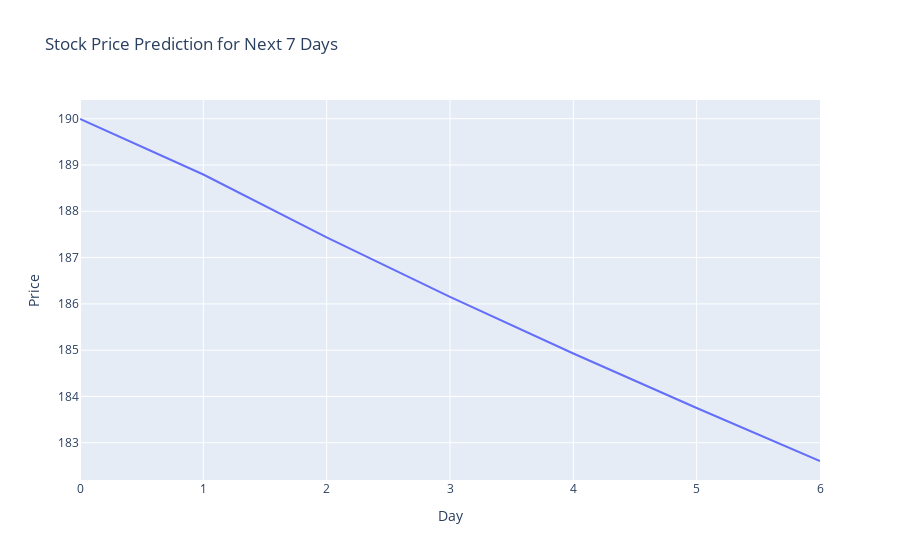

Here is the notebook cell this chart was saved with:
### Markdown cell above
The model is designed to predict stock prices for the next n days (Type 2 forecasting), focusing on short- to mid-term trends.

### Code cell
# Predict the next n days
n_days = 7
x_input = test_data[-time_step:].reshape(1, -1)
temp_input = list(x_input[0])
lst_output = []

for i in range(n_days):
    if len(temp_input) > time_step:
        x_input = np.array(temp_input[1:])
        x_input = x_input.reshape((1, time_step, 1))
        yhat = model.predict(x_input, verbose=0)
        temp_input.append(yhat[0][0])
        temp_input = temp_input[1:]
        lst_output.append(yhat[0][0])
    else:
        x_input = x_input.reshape((1, time_step, 1))
        yhat = model.predict(x_input, verbose=0)
        temp_input.append(yhat[0][0])
        lst_output.append(yhat[0][0])


lst_output = scaler.inverse_transform(np.array(lst_output).reshape(-1, 1))

# Plot predictions for the next n days
fig_future = go.Figure()
fig_future.add_trace(go.Scatter(y=lst_output.flatten(), mode='lines', name='Predicted'))
fig_future.update_layout(title=f'Stock Price Prediction for Next {n_days} Days', xaxis_title='Day', yaxis_title='Price')
fig_future.show()

### Figure 1 — Plotly figure (JSON) as saved in the notebook; plotly's stock layout.template omitted (floating-point values rounded to 4 significant figures)
{"data": [{"mode": "lines", "name": "Predicted", "type": "scatter", "y": [190.0, 188.8, 187.4, 186.2, 184.9, 183.8, 182.6]}], "layout": {"title": {"text": "Stock Price Prediction for Next 7 Days"}, "xaxis": {"title": {"text": "Day"}}, "yaxis": {"title": {"text": "Price"}}}}
